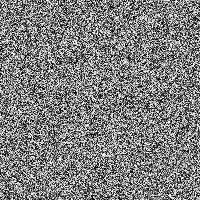
Frame 1 (no input)
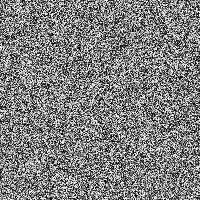
Frame 2 (the mouse pressed at the canvas centre, redrawn once)

The p5.js sketch that drew these frames (run headless with seeded random() and noise() and a simulated clock; the mouse was pressed at the canvas centre and the sketch redrawn once):

// p5.js sketch
// ── sketch.js
let xoff1 = 0;
let xoff2 = 1000;
let inc = 0.01;
let start = 0;

function setup() {
  // put setup code here
  createCanvas(200, 200);
  pixelDensity(1);
}

function draw1() {
  // put drawing code here
  background(51);
  // let x = random(width);
  let x = map(noise(xoff1), 0, 1, 0, width);
  let y = map(noise(xoff2), 0, 1, 0, width);
  xoff1 += 0.01;
  xoff2 += 0.01;
  ellipse(x, y, 24, 24);
}
function draw1() {
  // put drawing code here
  background(51);
  stroke(255);
  noFill();
  beginShape();
  // let x = random(width);
  let xoff = start;
  for (let x = 0; x <= width; x++) {
    // const y = map(-1, 1, sin(xoff), 0, 1);
    // const y = height / 2 + (sin(xoff) * height) / 2;
    const n = map(noise(xoff), 0, 1, 0, height);
    const s = map(sin(xoff), -1, 1, -50, 50);
    const y = n;
    // const y = noise(xoff) * 100 + height / 2 + (sin(xoff) * height) / 2;
    xoff += inc;
    vertex(x, y);
  }
  endShape();
  start += inc;
  // noLoop();
}

function draw() {
  let yoff = 0;
  loadPixels();
  for (let y = 0; y <= height; y++) {
    let xoff = 0;
    for (let x = 0; x <= width; x++) {
      const index = (x + y * width) * 4;
      // const r = random(255);
      // const r = noise(xoff, yoff) * 255;
      const r = random(255);
      pixels[index + 0] = r;
      pixels[index + 1] = r;
      pixels[index + 2] = r;
      pixels[index + 3] = 255;
      xoff += inc;
    }
    yoff += inc;
  }
  updatePixels();
  noLoop();
}
